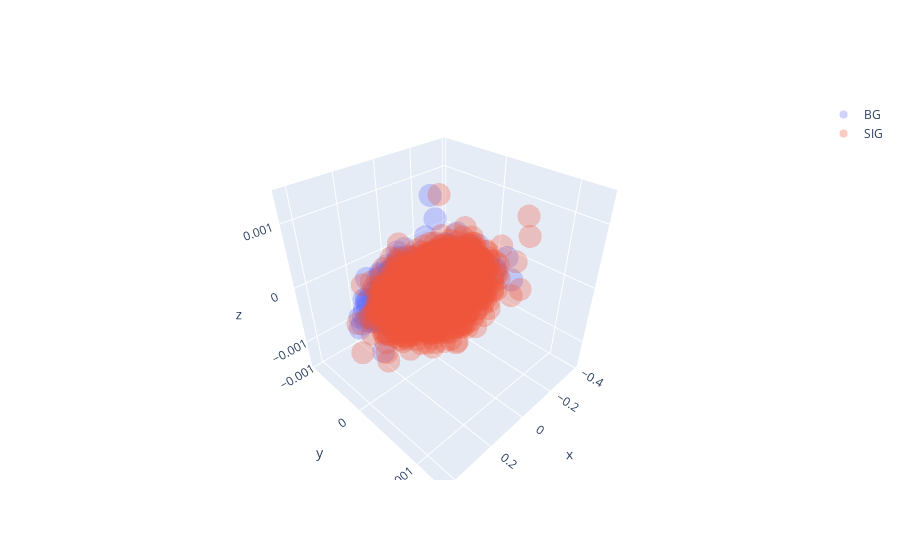

Notebook source saved alongside this figure:
### Code cell
fig = go.Figure([
        go.Scatter3d(
            name='BG',
            x=latent_space_bg[0][:,0],
            y=latent_space_bg[1][:,1],
            z=latent_space_bg[2][:,2],
            mode='markers', opacity=0.3,
            hovertemplate
            ="x: %{x:0.2f}<br>y: %{z:0.2f}<br>z: %{y:0.2f}<br>",
            showlegend=True
            ),
        go.Scatter3d(
            name='SIG',
            x=latent_space_sig[0][:,0],
            y=latent_space_sig[1][:,1],
            z=latent_space_sig[2][:,2],
            mode='markers', opacity=0.3,
            hovertemplate
            ="x: %{x:0.2f}<br>y: %{z:0.2f}<br>z: %{y:0.2f}<br>",
            showlegend=True
            ),
    ]
    )
fig.show()

### Figure 1 — Plotly figure (JSON) as saved in the notebook; plotly's stock layout.template omitted (floating-point values rounded to 4 significant figures; data arrays with more than 128 entries replaced by an {"elided": "..."} marker saying what was removed)
{"data": [{"hovertemplate": "x: %{x:0.2f}<br>y: %{z:0.2f}<br>z: %{y:0.2f}<br>", "mode": "markers", "name": "BG", "opacity": 0.3, "showlegend": true, "type": "scatter3d", "x": {"elided": "5000 float values"}, "y": {"elided": "5000 float values"}, "z": {"elided": "5000 float values"}}, {"hovertemplate": "x: %{x:0.2f}<br>y: %{z:0.2f}<br>z: %{y:0.2f}<br>", "mode": "markers", "name": "SIG", "opacity": 0.3, "showlegend": true, "type": "scatter3d", "x": {"elided": "5000 float values"}, "y": {"elided": "5000 float values"}, "z": {"elided": "5000 float values"}}], "layout": {}}
